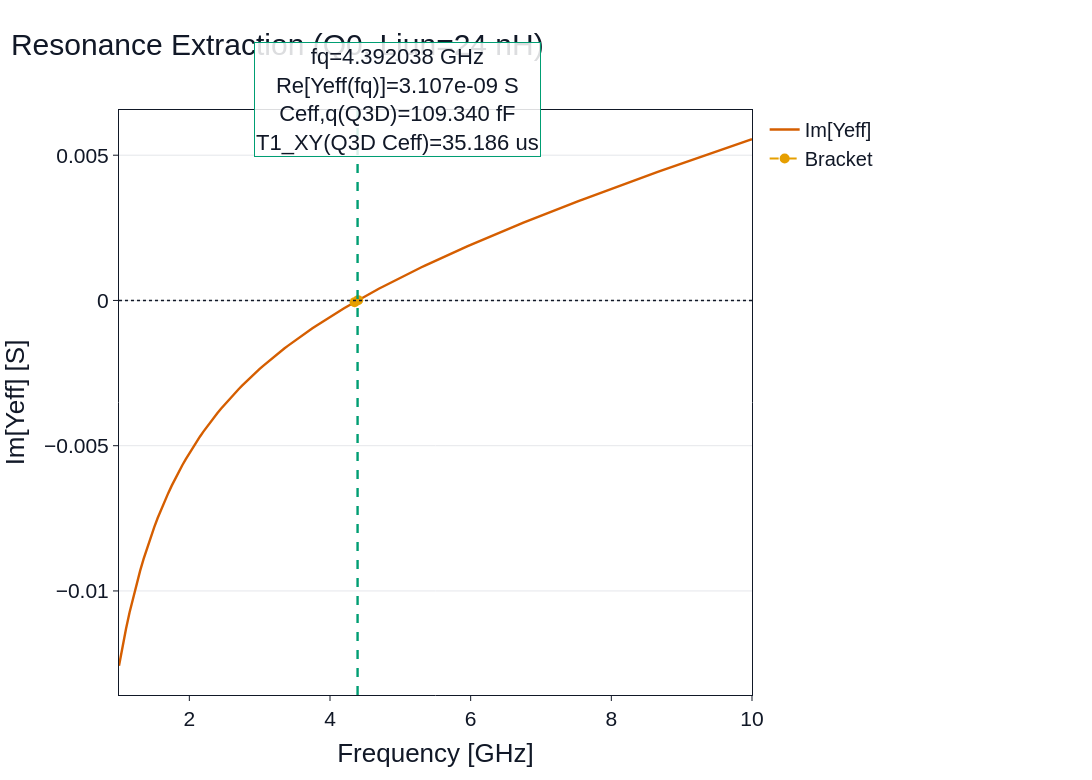

Notebook cell for this chart:
### Markdown cell above
### Circuit resonance extraction diagnostic

Purpose: Shows the Im(Y) zero-crossing diagnostic for the focus point.

Tables: Extracted resonance and admittance row.

Result key: `q3d_jc_resonance_extraction_Q0_L24nH`

### Code cell
show_result("q3d_jc_resonance_extraction_Q0_L24nH")

### Figure 1 — Plotly figure (JSON) as saved in the notebook; plotly's stock layout.template omitted (floating-point values rounded to 4 significant figures; data arrays with more than 128 entries replaced by an {"elided": "..."} marker saying what was removed)
{"data": [{"line": {"color": "#D55E00", "width": 2.4}, "mode": "lines", "name": "Im[Yeff]", "type": "scatter", "x": {"elided": "181 float values"}, "y": {"elided": "181 float values"}}, {"line": {"color": "#E69F00", "dash": "dash"}, "marker": {"color": "#E69F00", "size": 10}, "mode": "markers+lines", "name": "Bracket", "type": "scatter", "x": [4.35, 4.4], "y": [-5.803e-05, 1.099e-05]}], "layout": {"annotations": [{"arrowhead": 2, "ax": 40, "ay": -40, "bgcolor": "rgba(255,255,255,0.85)", "bordercolor": "#009E73", "font": {"color": "#111827", "family": "Arial, Helvetica, sans-serif", "size": 22}, "showarrow": true, "text": "fq=4.392038 GHz<br>Re[Yeff(fq)]=3.107e-09 S<br>Ceff,q(Q3D)=109.340 fF<br>T1_XY(Q3D Ceff)=35.186 us", "x": 4.392, "xref": "x", "y": 0.95, "yref": "paper"}], "font": {"color": "#111827", "family": "Arial, Helvetica, sans-serif", "size": 21}, "height": 780, "hovermode": "closest", "legend": {"font": {"color": "#111827", "family": "Arial, Helvetica, sans-serif", "size": 20}, "orientation": "v", "x": 1.02, "xanchor": "left", "y": 1, "yanchor": "top"}, "margin": {"b": 85, "l": 95, "r": 340, "t": 110}, "paper_bgcolor": "#FFFFFF", "plot_bgcolor": "#FFFFFF", "shapes": [{"line": {"color": "#111827", "dash": "dot", "width": 1.5}, "type": "line", "x0": 0, "x1": 1, "xref": "x domain", "y0": 0, "y1": 0, "yref": "y"}, {"line": {"color": "#009E73", "dash": "dash", "width": 2.4}, "type": "line", "x0": 4.392, "x1": 4.392, "xref": "x", "y0": 0, "y1": 1, "yref": "y domain"}], "title": {"font": {"color": "#111827", "family": "Arial, Helvetica, sans-serif", "size": 30}, "text": "Resonance Extraction (Q0, Ljun=24 nH)", "x": 0.01, "xanchor": "left"}, "width": 1200, "xaxis": {"gridcolor": "#E5E7EB", "gridwidth": 1, "linecolor": "#111827", "linewidth": 1, "mirror": true, "showgrid": false, "showline": true, "tickcolor": "#111827", "tickfont": {"color": "#111827", "family": "Arial, Helvetica, sans-serif", "size": 21}, "ticks": "outside", "title": {"font": {"color": "#111827", "family": "Arial, Helvetica, sans-serif", "size": 26}, "standoff": 14, "text": "Frequency [GHz]"}, "zeroline": false}, "yaxis": {"gridcolor": "#E5E7EB", "gridwidth": 1, "linecolor": "#111827", "linewidth": 1, "mirror": true, "showgrid": true, "showline": true, "tickcolor": "#111827", "tickfont": {"color": "#111827", "family": "Arial, Helvetica, sans-serif", "size": 21}, "ticks": "outside", "title": {"font": {"color": "#111827", "family": "Arial, Helvetica, sans-serif", "size": 26}, "standoff": 14, "text": "Im[Yeff] [S]"}, "zeroline": false}}}
